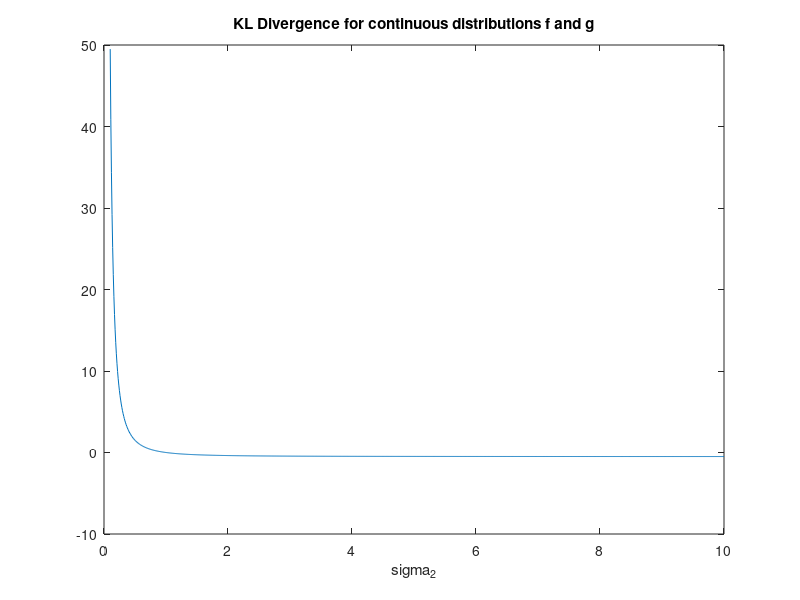

Recreate this plot in MATLAB. (Note: this script raises an error after producing the figure.)
clear; close all; clc

%% ECE300 Assignment 4
% Alexa Jakob
% November 2, 2020

%% Question 1: Graphing D(f||g)

sig1 = 1;
sig2 = linspace(0.1,10,1000);
Dfg = sig1^2./(2*sig2.^2) - 1/2;

plot(sig2,Dfg)
title("KL Divergence for continuous distributions f and g")
xlabel("\sigma_2")

yline(0, "--")
% Notice that the divergence dips below 0 for \sigma_2 ~ 1, which cannot
% happen in the discrete case

%% Question 3: Channel Capacity
p = linspace(0, 1/2, 1000);
% optimal prior
pi0 = 1./(1-3*p + (1-3*p).*exp((phi(p)-phi(2*p))./(1-3*p))) - 2*p./(1-3*p);
py0 = 2*p + pi0 - 3*p.*pi0; % P(Y = 0)
C = -pi0.*phi(p) - (1-pi0).*phi(2*p) + phi(py0); % channel capacity
C = 0.6932*C % convert to bits

% plot results
figure
plot(p,C)
hold on
plot(p,pi0)
title("Channel capacity and optimal prior")
legend("Channel capacity", "Optimal \pi_0", "location", "best")
xlabel("p")


%% Question 4: Water-Filling Algorithm

% Procedure:
% Pick a level \lambda
% if any component has \sigma_i^2 < \lambda, allocate no binits. distortion
% is \sigma_i^2
% else: allocate enough binits to reduce distortion from \sigma_i^2 to
% \lambda. distortion is lambda.

% to obtain R - D curve: R = R(\lambda), D = D(\lambda)

% parameters
sigmas = [1, 2, 3, 4];
n = 1000;
range = [0, 5];

% perform waterfilling algorithm
[tot_rate, tot_dist] = waterfill(sigmas, n, range);

% calculate entropy
H = sum(log(sqrt(2*pi*exp(1)*sigmas)));

% plot rate distortion curve
figure
plot(tot_dist, tot_rate)
title("Rate-Distortion Curve")
ylabel("Rate")
xlabel("Distortion")
hold on
plot(0, H, '*')
legend("R-D curve", "Vector Entropy")
% note that 0 distortion implies an infinte rate, although in theory the
% entropy should match R when D=0





%% Functions
function result = phi(p)
    % binary entropy function
    result = -p.*log(p)-(1-p).*log(1-p);
end


function [rate, dist] = waterfill(vars, numpts, lims)
% this function performs the water filling algorithm, given a vector of
% variances, a number of samples for lambda, and the limits of lambda

lambda = linspace(lims(1), lims(2), numpts);
rate = zeros(1,numpts);
dist = zeros(1,numpts);

numvars = size(vars,2);
tempdist = zeros(1,numvars);
for i = 1:numpts
    for j = 1:numvars
    % assign distortion to each component
        if lambda(i) <= vars(j)
            tempdist(j) = lambda(i);
        else
            tempdist(j) = vars(j);
        end
    end
    
    % find total distortion and rate
    dist(i) = sum(tempdist);
    rate(i) = sum(1/2 * log(vars./tempdist));
end
end

